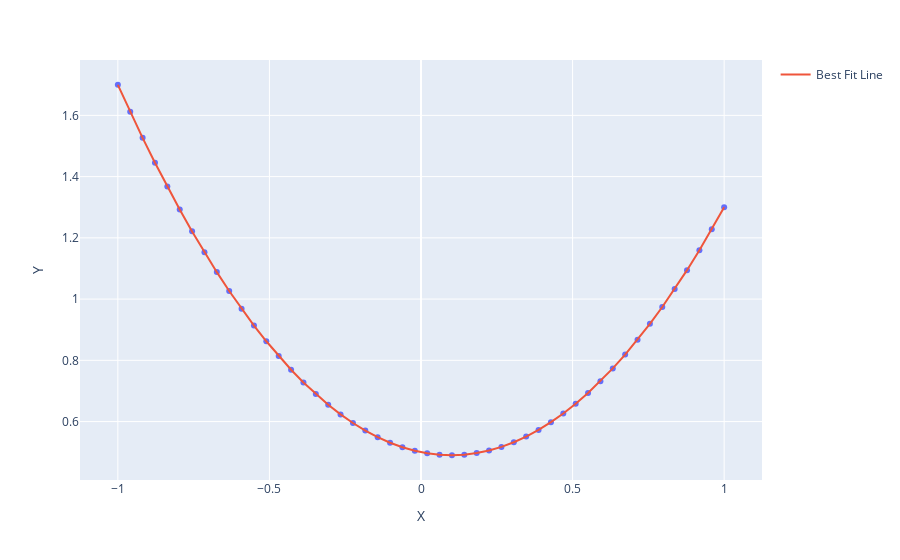

Notebook cell for this chart:
### Markdown cell above
Did we estimate the model correctly?  Let's visualize the predictions.

### Code cell
fig = px.scatter(x=toy_x.numpy(), y=toy_y.numpy())
# Add the line of best fit.
fig.add_trace(go.Scatter(x=toy_x.numpy(), y=yhat.numpy(), name='Best Fit Line' ))
# Axis Labels
fig.update_xaxes(title_text="X")
fig.update_yaxes(title_text="Y")
